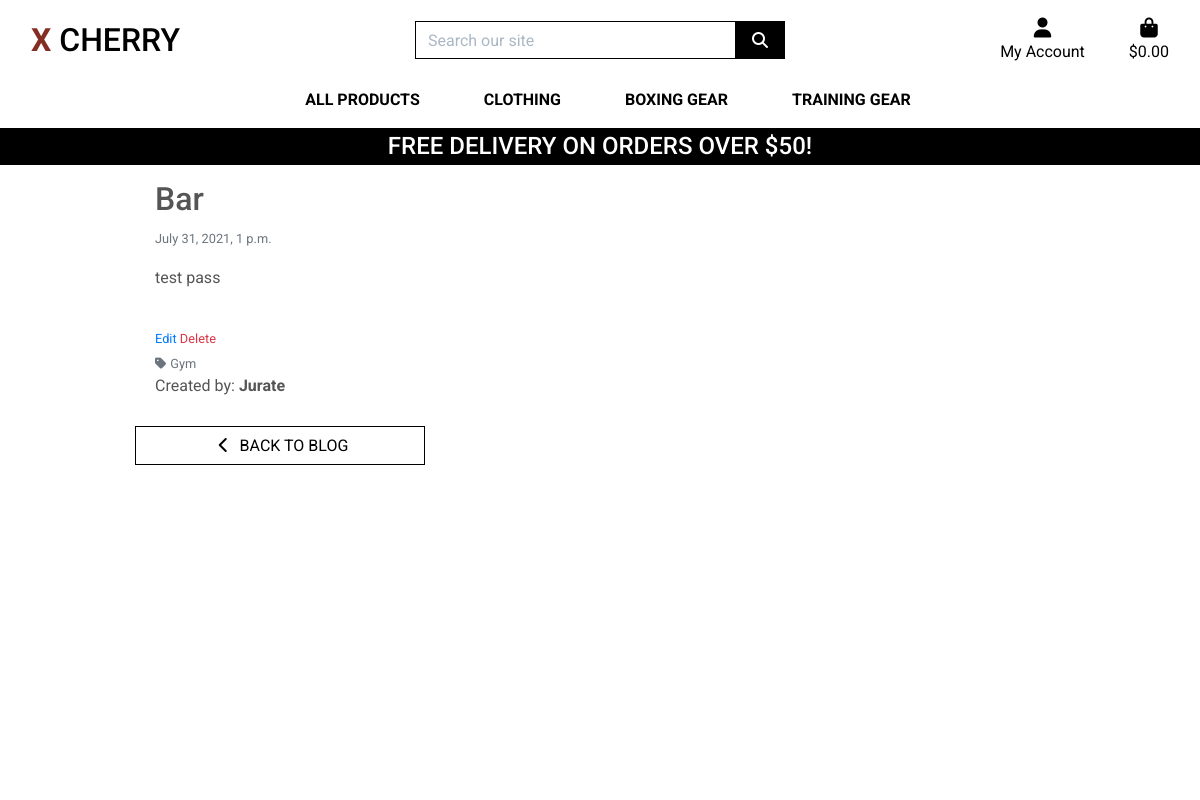
Before: /blog/11/ (signed in) with the older database file.
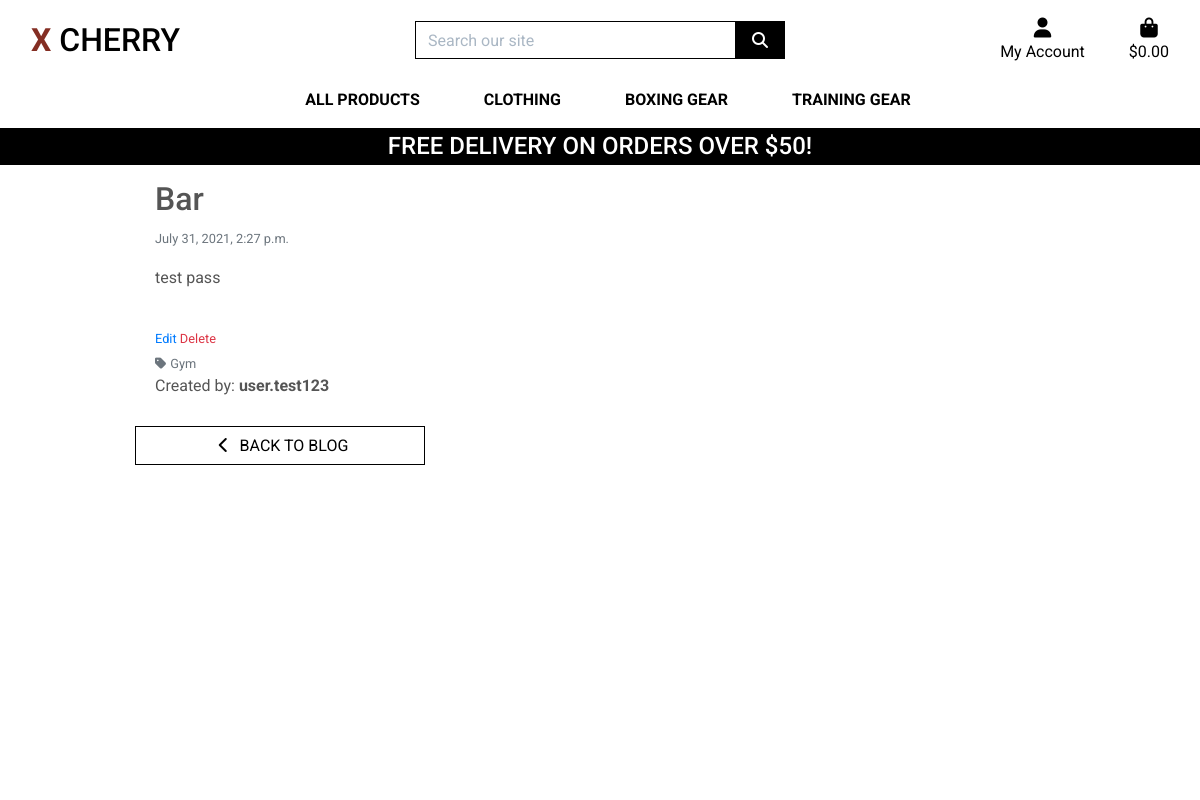
After: the same page with the newer database file.
### blog/models.py (models this page shows, shortened)
class Post(models.Model):
    category = models.ForeignKey('Category', null=True, blank=False, on_delete=models.SET_NULL)
    title = models.CharField(max_length=254, null=True, blank=False)
    content = models.TextField()
    date = models.DateTimeField(auto_now=True)
    created_by = models.CharField(max_length=25, null=True, blank=False)
    class Meta:
        ordering = ['-date']

class Category(models.Model):
    class Meta:
        verbose_name_plural = 'Categories'
    name = models.CharField(max_length=254)
    friendly_name = models.CharField(max_length=254, null=True, blank=True)
    def __str__(self):
        return self.name

### blog/views.py (the view)
# urls.py: path('<int:post_id>/', views.blog_post_detail, name='blog_post_detail'),
@login_required
def blog_post_detail(request, post_id):
    global post
    post = get_object_or_404(Post, pk=post_id)
    context = {
        'post': post,
    }
    return render(request, "blog/blog-post-detail.html", context)

### bag/contexts.py (called while the page is built, shortened)
def bag_contents(request):
    bag_items = []
    total = 0
    product_count = 0
    bag = request.session.get('bag', {})
    if total < settings.FREE_DELIVERY_THRESHOLD:
        delivery = total * Decimal(settings.STANDARD_DELIVERY_PERCENTAGE/100)
        free_delivery_delta = settings.FREE_DELIVERY_THRESHOLD - total
    else:
        delivery = 0
        free_delivery_delta = 0
    grand_total = delivery + total
    context = {
        'bag_items': bag_items,
        'total': total,
        'product_count': product_count,
        'delivery': delivery,
        'free_delivery_delta': free_delivery_delta,
        'free_delivery_threshold': settings.FREE_DELIVERY_THRESHOLD,
        'grand_total': grand_total,
    }
    return context

### blog/templates/blog/blog-post-detail.html (shortened to what this page needs)
{% extends "base.html" %}
{% load static %}
{% block content %}
    <div class="overlay"></div>
    <div class="container post-detail-container">
        <div class="row">
            <div class="col-12 col-lg-6 col-xl-4">
                <div class="card h-100 border-0">
                    <div class="card-body">
                        <div class="row">
                            <div class="col-12">
                                <h2>{{ post.title }}</h2>
                                <p><small class="text-muted">{{ post.date }}</small></p>
                            </div>
                        </div>
                        <div class="row">
                            <div class="col-12">
                                <p>{{ post.content }}</p>
                            </div>
                        </div>
                    </div>
                    <div class="card-footer bg-white pt-0 border-0 text-left">
                        {% if request.user.is_superuser %}
                            <small class="">
                                <a href="{% url 'edit_blog_post' post.id %}">Edit</a>
                                <a class="text-danger" href="{% url 'delete_blog_post' post.id %}">Delete</a>
                            </small>
                        {% endif %}
                        {% if post.category %}
                            <p class="small mt-1 mb-0">
                                <a href="{% url 'posts' %}?category={{ post.category.name }}" class="text-muted">
                                    <i class="fas fa-tag mr-1"></i>{{ post.category.friendly_name }}
                                </a>
                            </p>
                        {% endif %}
                        <p>Created by: <strong>{{ post.created_by }}</strong></p>
                    </div>
                    <a href="{% url 'posts' %}" class="btn btn-outline-black rounded-0">
                        <span class="icon">
                            <i class="fas fa-chevron-left"></i>
                        </span>
                        <span class="text-uppercase">Back to Blog</span>
                    </a>
                </div>
            </div>
        </div>
    </div>
{% endblock %}

Changed rows visible on the page:
changed Post "Bar": date "July 31, 2021, 1 p.m." → "July 31, 2021, 2:27 p.m."; created_by "Jurate" → "user.test123"
